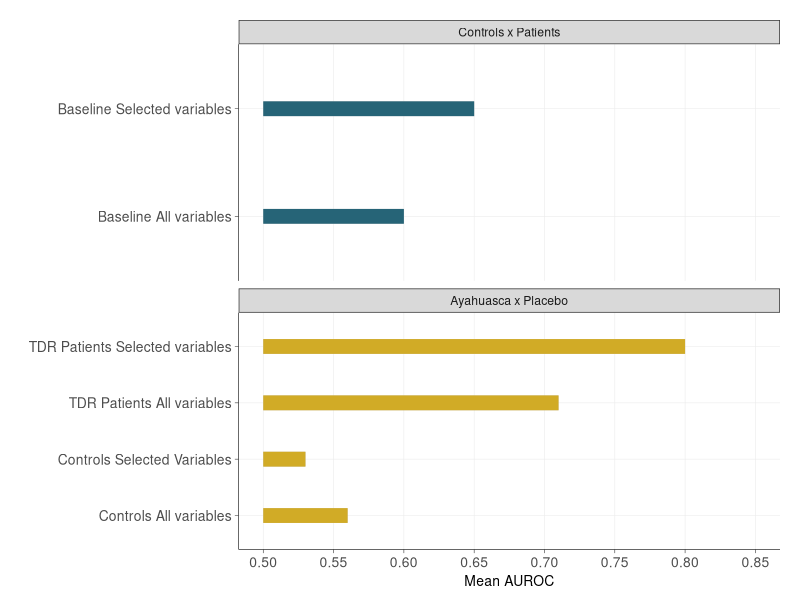
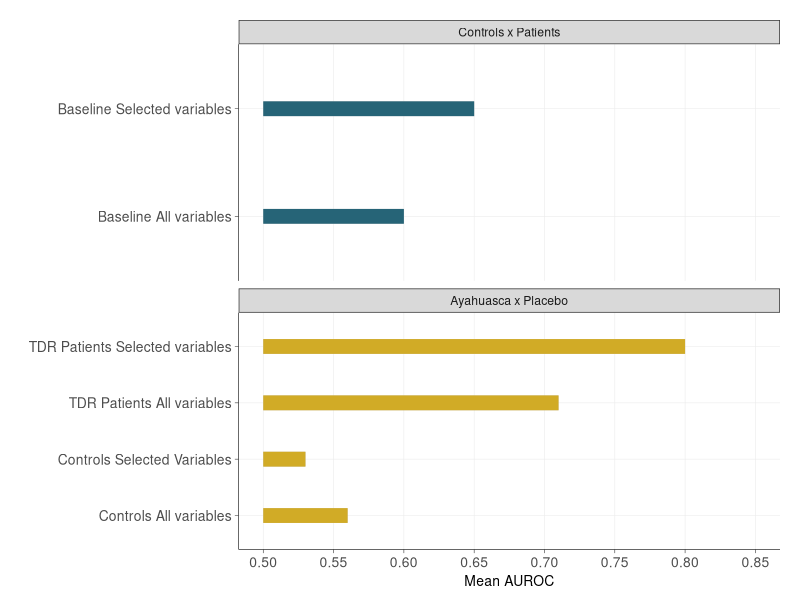

Recreate these plots in R, in order.
library(tidyverse)

## Figure AUROC

data <- tribble(
  ~metric, ~value,        ~group,
  "Baseline All variables", 0.60, "Controls x Patients", 
  "Baseline Selected variables", 0.65, "Controls x Patients", 
  "Controls All variables",   0.56, "Ayahuasca x Placebo",
  "Controls Selected Variables",   0.53, "Ayahuasca x Placebo",
  "TDR Patients All variables",   0.71, "Ayahuasca x Placebo",
  "TDR Patients Selected variables",   0.80, "Ayahuasca x Placebo"
)

# Set the order of the groups
data$group <- factor(data$group, levels = c("Controls x Patients", "Ayahuasca x Placebo"))

# Set the colors for each group
colors <- c("#004e66B2", "#d6a600B2")

ggplot(data, aes(x = value, y = metric, color = group)) +
  geom_segment(aes(xend = 0.5, yend = metric), size = 5, color = "gray") +
  geom_segment(aes(x = 0.5, xend = value, y = metric, yend = metric, color = group), size = 5, alpha = 0.8) +
  scale_color_manual(values = colors) +
  facet_wrap(~ group, ncol = 1, scales = "free_y") +
  labs(x = "Mean AUROC", y = "") +
  theme_bw() +
  theme(
    panel.grid.major = element_line(size = 0.2),
    panel.grid.minor = element_blank(),
    panel.border = element_blank(),
    axis.line = element_line(size = 0.2),
    axis.ticks = element_line(size = 0.2),
    axis.text = element_text(size = 10),
    axis.title = element_text(size = 10),
    legend.position = "none",
    plot.margin = unit(c(1, 1, 0.5, 0.5), "lines")
  ) +
  scale_x_continuous(limits = c(0.50, 0.85), breaks = seq(0.50, 0.85, by = 0.05))
ggsave("aurocbars.png", width = 6, height = 4, dpi = 300)
